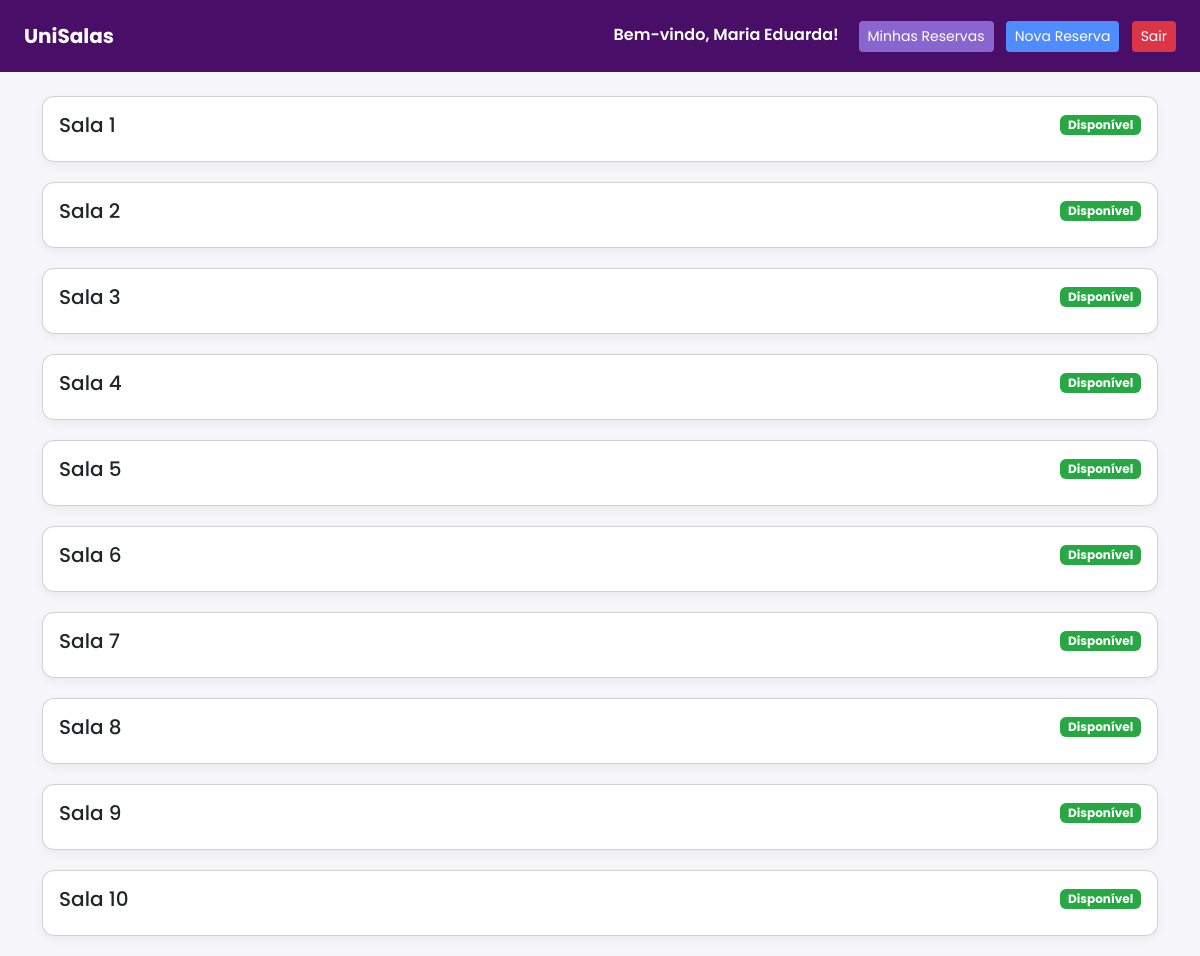
The page / (signed in) on the database as committed earlier.
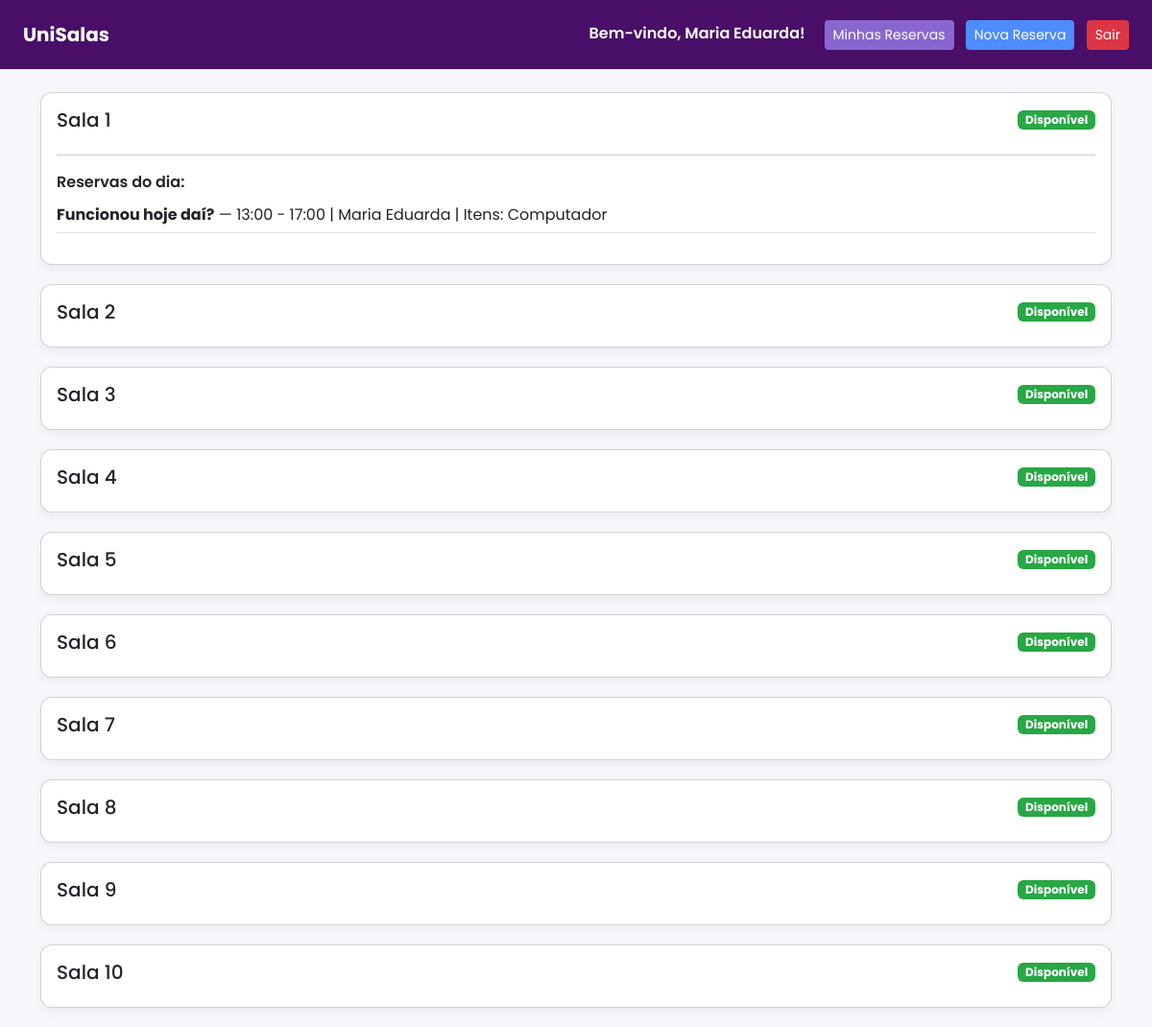
The same page on the database as committed later.
### core/models.py (models this page shows, shortened)
class Sala(models.Model):
    nome = models.CharField(max_length=50)
    capacidade = models.IntegerField()

class Reserva(models.Model):
    usuario = models.ForeignKey(User, on_delete=models.CASCADE)
    sala = models.ForeignKey(Sala, on_delete=models.CASCADE)
    itens = models.ManyToManyField(Item, blank=True)
    data = models.DateField()
    hora_inicio = models.TimeField()
    hora_fim = models.TimeField()
    nome_evento = models.CharField(max_length=200)

class Item(models.Model):
    nome = models.CharField(max_length=50)

### core/views.py (the view)
# urls.py: path('', views.home, name='home'),
@login_required
def home(request):
    salas = Sala.objects.all()
    agora = timezone.localtime()
    salas_status = []
    for sala in salas:
        reserva_atual = None
        reservas_do_dia = Reserva.objects.filter(
            sala=sala,
            data=agora.date()
        ).order_by('hora_inicio')
        for r in reservas_do_dia:
            inicio = timezone.make_aware(datetime.combine(r.data, r.hora_inicio))
            fim = timezone.make_aware(datetime.combine(r.data, r.hora_fim))
            if inicio <= agora <= fim:
                reserva_atual = r
                break
        salas_status.append({
            'sala': sala,
            'ocupada': reserva_atual is not None,
            'reserva_atual': reserva_atual,
            'reservas': reservas_do_dia
        })
    return render(request, 'home.html', {'salas_status': salas_status})

### core/templates/home.html (shortened to what this page needs)
{% load static %}
<!DOCTYPE html>
<html lang="pt-br">
<head>
    <link href="https://cdn.jsdelivr.net/npm/bootstrap@5.3.0/dist/css/bootstrap.min.css" rel="stylesheet">
</head>
<body>
<nav class="navbar navbar-expand-lg navbar-custom px-4 py-3 mb-4">
    <a class="navbar-brand fw-bold" href="{% url 'home' %}">UniSalas</a>
    <div class="ms-auto">
        {% if request.user.is_authenticated %}
            <span class="me-3 text-white fw-semibold">
                Bem-vindo, {{ request.user.first_name }}!
            </span>
            <a href="{% url 'minhas_reservas' %}" class="btn btn-minhas btn-sm me-2">Minhas Reservas</a>
            <a href="{% url 'nova_reserva' %}" class="btn btn-nova btn-sm me-2">Nova Reserva</a>
            <form method="post" action="{% url 'logout' %}" class="d-inline">
                <button type="submit" class="btn btn-sair btn-sm">Sair</button>
            </form>
        {% else %}
            <a href="{% url 'login' %}" class="btn btn-light btn-sm me-2">Entrar</a>
            <a href="{% url 'signup' %}" class="btn btn-light btn-sm">Cadastrar</a>
        {% endif %}
    </div>
</nav>
<div class="container">
    {% if request.user.is_authenticated %}
        {% for sala_info in salas_status %}
        <div class="card card-sala p-3">
            <div class="d-flex justify-content-between align-items-center mb-2">
                <h5 class="card-title mb-0">
                    {{ sala_info.sala.nome }}
                </h5>
                {% if sala_info.reserva_atual %}
                    <span class="badge badge-ocupada">Ocupada</span>
                {% else %}
                    <span class="badge badge-disponivel">Disponível</span>
                {% endif %}
            </div>
            {% if sala_info.reservas %}
                <hr>
                <p class="fw-semibold mb-1">Reservas do dia:</p>
                <ul class="list-reservas">
                    {% for r in sala_info.reservas %}
                        <li>
                            <strong>{{ r.nome_evento }}</strong> —
                            {{ r.hora_inicio }} - {{ r.hora_fim }} |
                            {{ r.usuario.first_name }} |
                            Itens:
                            {% for item in r.itens.all %}
                                {{ item.nome }}{% if not forloop.last %}, {% endif %}
                            {% empty %} Nenhum {% endfor %}
                        </li>
                    {% endfor %}
                </ul>
            {% endif %}
        </div>
        {% endfor %}
    {% else %}
        <div class="text-center mt-5">
            <h4>Faça login ou cadastre-se para ver as salas e reservas</h4>
        </div>
    {% endif %}
</div>
</body>
</html>

Rows that differ between the two databases and show on the page:
shown differently, row unchanged: Sala "Sala 1": now shows "Reservas do dia:"
added Reserva: nome_evento "Funcionou hoje daí?", hora_inicio "13:00", hora_fim "17:00", usuario.first_name "Maria Eduarda", shown under Sala "Sala 1"
now on this page (row unchanged): Item: nome "Computador"
